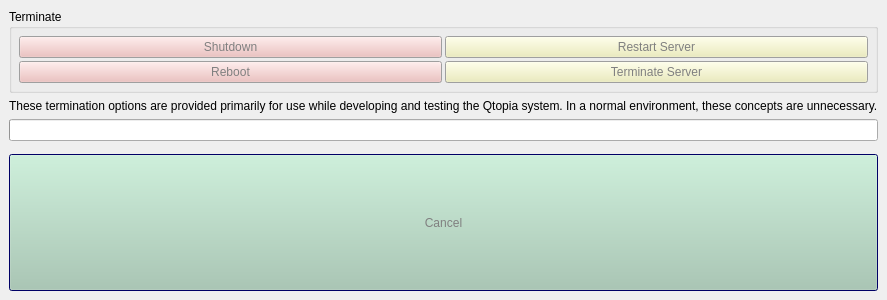
<ui version="4.0" >
 <author></author>
 <comment></comment>
 <exportmacro></exportmacro>
 <class>ShutdownDialog</class>
 <widget class="QWidget" name="ShutdownDialog" >
  <property name="objectName" >
   <string notr="true" >ShutdownDialog</string>
  </property>
  <property name="geometry" >
   <rect>
    <x>0</x>
    <y>0</y>
    <width>400</width>
    <height>300</height>
   </rect>
  </property>
  <layout class="QVBoxLayout" >
   <property name="objectName" >
    <string notr="true" />
   </property>
   <property name="margin" >
    <number>9</number>
   </property>
   <property name="spacing" >
    <number>6</number>
   </property>
   <item>
    <widget class="QGroupBox" name="GroupBox" >
     <property name="objectName" >
      <string notr="true" >GroupBox</string>
     </property>
     <property name="geometry" >
      <rect>
       <x>9</x>
       <y>9</y>
       <width>382</width>
       <height>81</height>
      </rect>
     </property>
     <property name="title" >
      <string>Terminate</string>
     </property>
     <layout class="QGridLayout" >
      <property name="objectName" >
       <string notr="true" />
      </property>
      <property name="margin" >
       <number>7</number>
      </property>
      <property name="spacing" >
       <number>3</number>
      </property>
      <item row="1" column="1" >
       <widget class="QPushButton" name="quit" >
        <property name="objectName" >
         <string notr="true" >quit</string>
        </property>
        <property name="geometry" >
         <rect>
          <x>193</x>
          <y>47</y>
          <width>180</width>
          <height>25</height>
         </rect>
        </property>
        <property name="sizePolicy" >
         <sizepolicy>
          <hsizetype>3</hsizetype>
          <vsizetype>0</vsizetype>
          <horstretch>0</horstretch>
          <verstretch>0</verstretch>
         </sizepolicy>
        </property>
        <property name="palette" >
         <palette>
          <active>
           <color>
            <red>128</red>
            <green>128</green>
            <blue>128</blue>
           </color>
           <color>
            <red>236</red>
            <green>236</green>
            <blue>179</blue>
           </color>
           <color>
            <red>255</red>
            <green>255</green>
            <blue>255</blue>
           </color>
           <color>
            <red>255</red>
            <green>255</green>
            <blue>209</blue>
           </color>
           <color>
            <red>118</red>
            <green>118</green>
            <blue>89</blue>
           </color>
           <color>
            <red>157</red>
            <green>157</green>
            <blue>119</blue>
           </color>
           <color>
            <red>128</red>
            <green>128</green>
            <blue>128</blue>
           </color>
           <color>
            <red>255</red>
            <green>255</green>
            <blue>255</blue>
           </color>
           <color>
            <red>128</red>
            <green>128</green>
            <blue>128</blue>
           </color>
           <color>
            <red>255</red>
            <green>255</green>
            <blue>255</blue>
           </color>
           <color>
            <red>222</red>
            <green>222</green>
            <blue>222</blue>
           </color>
           <color>
            <red>0</red>
            <green>0</green>
            <blue>0</blue>
           </color>
           <color>
            <red>0</red>
            <green>0</green>
            <blue>128</blue>
           </color>
           <color>
            <red>255</red>
            <green>255</green>
            <blue>255</blue>
           </color>
           <color>
            <red>0</red>
            <green>0</green>
            <blue>255</blue>
           </color>
           <color>
            <red>255</red>
            <green>0</green>
            <blue>255</blue>
           </color>
          </active>
          <inactive>
           <color>
            <red>128</red>
            <green>128</green>
            <blue>128</blue>
           </color>
           <color>
            <red>236</red>
            <green>236</green>
            <blue>179</blue>
           </color>
           <color>
            <red>255</red>
            <green>255</green>
            <blue>255</blue>
           </color>
           <color>
            <red>255</red>
            <green>255</green>
            <blue>209</blue>
           </color>
           <color>
            <red>118</red>
            <green>118</green>
            <blue>89</blue>
           </color>
           <color>
            <red>157</red>
            <green>157</green>
            <blue>119</blue>
           </color>
           <color>
            <red>128</red>
            <green>128</green>
            <blue>128</blue>
           </color>
           <color>
            <red>255</red>
            <green>255</green>
            <blue>255</blue>
           </color>
           <color>
            <red>128</red>
            <green>128</green>
            <blue>128</blue>
           </color>
           <color>
            <red>255</red>
            <green>255</green>
            <blue>255</blue>
           </color>
           <color>
            <red>222</red>
            <green>222</green>
            <blue>222</blue>
           </color>
           <color>
            <red>0</red>
            <green>0</green>
            <blue>0</blue>
           </color>
           <color>
            <red>0</red>
            <green>0</green>
            <blue>128</blue>
           </color>
           <color>
            <red>255</red>
            <green>255</green>
            <blue>255</blue>
           </color>
           <color>
            <red>0</red>
            <green>0</green>
            <blue>255</blue>
           </color>
           <color>
            <red>255</red>
            <green>0</green>
            <blue>255</blue>
           </color>
          </inactive>
          <disabled>
           <color>
            <red>128</red>
            <green>128</green>
            <blue>128</blue>
           </color>
           <color>
            <red>236</red>
            <green>236</green>
            <blue>179</blue>
           </color>
           <color>
            <red>255</red>
            <green>255</green>
            <blue>255</blue>
           </color>
           <color>
            <red>255</red>
            <green>255</green>
            <blue>209</blue>
           </color>
           <color>
            <red>118</red>
            <green>118</green>
            <blue>89</blue>
           </color>
           <color>
            <red>157</red>
            <green>157</green>
            <blue>119</blue>
           </color>
           <color>
            <red>128</red>
            <green>128</green>
            <blue>128</blue>
           </color>
           <color>
            <red>255</red>
            <green>255</green>
            <blue>255</blue>
           </color>
           <color>
            <red>128</red>
            <green>128</green>
            <blue>128</blue>
           </color>
           <color>
            <red>255</red>
            <green>255</green>
            <blue>255</blue>
           </color>
           <color>
            <red>222</red>
            <green>222</green>
            <blue>222</blue>
           </color>
           <color>
            <red>0</red>
            <green>0</green>
            <blue>0</blue>
           </color>
           <color>
            <red>0</red>
            <green>0</green>
            <blue>128</blue>
           </color>
           <color>
            <red>255</red>
            <green>255</green>
            <blue>255</blue>
           </color>
           <color>
            <red>0</red>
            <green>0</green>
            <blue>255</blue>
           </color>
           <color>
            <red>255</red>
            <green>0</green>
            <blue>255</blue>
           </color>
          </disabled>
         </palette>
        </property>
        <property name="text" >
         <string>Terminate Server</string>
        </property>
       </widget>
      </item>
      <item row="1" column="0" >
       <widget class="QPushButton" name="reboot" >
        <property name="objectName" >
         <string notr="true" >reboot</string>
        </property>
        <property name="geometry" >
         <rect>
          <x>9</x>
          <y>47</y>
          <width>181</width>
          <height>25</height>
         </rect>
        </property>
        <property name="sizePolicy" >
         <sizepolicy>
          <hsizetype>3</hsizetype>
          <vsizetype>0</vsizetype>
          <horstretch>0</horstretch>
          <verstretch>0</verstretch>
         </sizepolicy>
        </property>
        <property name="palette" >
         <palette>
          <active>
           <color>
            <red>128</red>
            <green>128</green>
            <blue>128</blue>
           </color>
           <color>
            <red>236</red>
            <green>183</green>
            <blue>181</blue>
           </color>
           <color>
            <red>255</red>
            <green>255</green>
            <blue>255</blue>
           </color>
           <color>
            <red>255</red>
            <green>213</green>
            <blue>212</blue>
           </color>
           <color>
            <red>118</red>
            <green>92</green>
            <blue>91</blue>
           </color>
           <color>
            <red>157</red>
            <green>122</green>
            <blue>121</blue>
           </color>
           <color>
            <red>128</red>
            <green>128</green>
            <blue>128</blue>
           </color>
           <color>
            <red>255</red>
            <green>255</green>
            <blue>255</blue>
           </color>
           <color>
            <red>128</red>
            <green>128</green>
            <blue>128</blue>
           </color>
           <color>
            <red>255</red>
            <green>255</green>
            <blue>255</blue>
           </color>
           <color>
            <red>222</red>
            <green>222</green>
            <blue>222</blue>
           </color>
           <color>
            <red>0</red>
            <green>0</green>
            <blue>0</blue>
           </color>
           <color>
            <red>0</red>
            <green>0</green>
            <blue>128</blue>
           </color>
           <color>
            <red>255</red>
            <green>255</green>
            <blue>255</blue>
           </color>
           <color>
            <red>0</red>
            <green>0</green>
            <blue>255</blue>
           </color>
           <color>
            <red>255</red>
            <green>0</green>
            <blue>255</blue>
           </color>
          </active>
          <inactive>
           <color>
            <red>128</red>
            <green>128</green>
            <blue>128</blue>
           </color>
           <color>
            <red>236</red>
            <green>183</green>
            <blue>181</blue>
           </color>
           <color>
            <red>255</red>
            <green>255</green>
            <blue>255</blue>
           </color>
           <color>
            <red>255</red>
            <green>213</green>
            <blue>212</blue>
           </color>
           <color>
            <red>118</red>
            <green>92</green>
            <blue>91</blue>
           </color>
           <color>
            <red>157</red>
            <green>122</green>
            <blue>121</blue>
           </color>
           <color>
            <red>128</red>
            <green>128</green>
            <blue>128</blue>
           </color>
           <color>
            <red>255</red>
            <green>255</green>
            <blue>255</blue>
           </color>
           <color>
            <red>128</red>
            <green>128</green>
            <blue>128</blue>
           </color>
           <color>
            <red>255</red>
            <green>255</green>
            <blue>255</blue>
           </color>
           <color>
            <red>222</red>
            <green>222</green>
            <blue>222</blue>
           </color>
           <color>
            <red>0</red>
            <green>0</green>
            <blue>0</blue>
           </color>
           <color>
            <red>0</red>
            <green>0</green>
            <blue>128</blue>
           </color>
           <color>
            <red>255</red>
            <green>255</green>
            <blue>255</blue>
           </color>
           <color>
            <red>0</red>
            <green>0</green>
            <blue>255</blue>
           </color>
           <color>
            <red>255</red>
            <green>0</green>
            <blue>255</blue>
           </color>
          </inactive>
          <disabled>
           <color>
            <red>128</red>
            <green>128</green>
            <blue>128</blue>
           </color>
           <color>
            <red>236</red>
            <green>183</green>
            <blue>181</blue>
           </color>
           <color>
            <red>255</red>
            <green>255</green>
            <blue>255</blue>
           </color>
           <color>
            <red>255</red>
            <green>213</green>
            <blue>212</blue>
           </color>
           <color>
            <red>118</red>
            <green>92</green>
            <blue>91</blue>
           </color>
           <color>
            <red>157</red>
            <green>122</green>
            <blue>121</blue>
           </color>
           <color>
            <red>128</red>
            <green>128</green>
            <blue>128</blue>
           </color>
           <color>
            <red>255</red>
            <green>255</green>
            <blue>255</blue>
           </color>
           <color>
            <red>128</red>
            <green>128</green>
            <blue>128</blue>
           </color>
           <color>
            <red>255</red>
            <green>255</green>
            <blue>255</blue>
           </color>
           <color>
            <red>222</red>
            <green>222</green>
            <blue>222</blue>
           </color>
           <color>
            <red>0</red>
            <green>0</green>
            <blue>0</blue>
           </color>
           <color>
            <red>0</red>
            <green>0</green>
            <blue>128</blue>
           </color>
           <color>
            <red>255</red>
            <green>255</green>
            <blue>255</blue>
           </color>
           <color>
            <red>0</red>
            <green>0</green>
            <blue>255</blue>
           </color>
           <color>
            <red>255</red>
            <green>0</green>
            <blue>255</blue>
           </color>
          </disabled>
         </palette>
        </property>
        <property name="text" >
         <string>Reboot</string>
        </property>
       </widget>
      </item>
      <item row="0" column="1" >
       <widget class="QPushButton" name="restart" >
        <property name="objectName" >
         <string notr="true" >restart</string>
        </property>
        <property name="geometry" >
         <rect>
          <x>193</x>
          <y>19</y>
          <width>180</width>
          <height>25</height>
         </rect>
        </property>
        <property name="palette" >
         <palette>
          <active>
           <color>
            <red>128</red>
            <green>128</green>
            <blue>128</blue>
           </color>
           <color>
            <red>236</red>
            <green>236</green>
            <blue>179</blue>
           </color>
           <color>
            <red>255</red>
            <green>255</green>
            <blue>255</blue>
           </color>
           <color>
            <red>255</red>
            <green>255</green>
            <blue>209</blue>
           </color>
           <color>
            <red>118</red>
            <green>118</green>
            <blue>89</blue>
           </color>
           <color>
            <red>157</red>
            <green>157</green>
            <blue>119</blue>
           </color>
           <color>
            <red>128</red>
            <green>128</green>
            <blue>128</blue>
           </color>
           <color>
            <red>255</red>
            <green>255</green>
            <blue>255</blue>
           </color>
           <color>
            <red>128</red>
            <green>128</green>
            <blue>128</blue>
           </color>
           <color>
            <red>255</red>
            <green>255</green>
            <blue>255</blue>
           </color>
           <color>
            <red>222</red>
            <green>222</green>
            <blue>222</blue>
           </color>
           <color>
            <red>0</red>
            <green>0</green>
            <blue>0</blue>
           </color>
           <color>
            <red>0</red>
            <green>0</green>
            <blue>128</blue>
           </color>
           <color>
            <red>255</red>
            <green>255</green>
            <blue>255</blue>
           </color>
           <color>
            <red>0</red>
            <green>0</green>
            <blue>255</blue>
           </color>
           <color>
            <red>255</red>
            <green>0</green>
            <blue>255</blue>
           </color>
          </active>
          <inactive>
           <color>
            <red>128</red>
            <green>128</green>
            <blue>128</blue>
           </color>
           <color>
            <red>236</red>
            <green>236</green>
            <blue>179</blue>
           </color>
           <color>
            <red>255</red>
            <green>255</green>
            <blue>255</blue>
           </color>
           <color>
            <red>255</red>
            <green>255</green>
            <blue>209</blue>
           </color>
           <color>
            <red>118</red>
            <green>118</green>
            <blue>89</blue>
           </color>
           <color>
            <red>157</red>
            <green>157</green>
            <blue>119</blue>
           </color>
           <color>
            <red>128</red>
            <green>128</green>
            <blue>128</blue>
           </color>
           <color>
            <red>255</red>
            <green>255</green>
            <blue>255</blue>
           </color>
           <color>
            <red>128</red>
            <green>128</green>
            <blue>128</blue>
           </color>
           <color>
            <red>255</red>
            <green>255</green>
            <blue>255</blue>
           </color>
           <color>
            <red>222</red>
            <green>222</green>
            <blue>222</blue>
           </color>
           <color>
            <red>0</red>
            <green>0</green>
            <blue>0</blue>
           </color>
           <color>
            <red>0</red>
            <green>0</green>
            <blue>128</blue>
           </color>
           <color>
            <red>255</red>
            <green>255</green>
            <blue>255</blue>
           </color>
           <color>
            <red>0</red>
            <green>0</green>
            <blue>255</blue>
           </color>
           <color>
            <red>255</red>
            <green>0</green>
            <blue>255</blue>
           </color>
          </inactive>
          <disabled>
           <color>
            <red>128</red>
            <green>128</green>
            <blue>128</blue>
           </color>
           <color>
            <red>236</red>
            <green>236</green>
            <blue>179</blue>
           </color>
           <color>
            <red>255</red>
            <green>255</green>
            <blue>255</blue>
           </color>
           <color>
            <red>255</red>
            <green>255</green>
            <blue>209</blue>
           </color>
           <color>
            <red>118</red>
            <green>118</green>
            <blue>89</blue>
           </color>
           <color>
            <red>157</red>
            <green>157</green>
            <blue>119</blue>
           </color>
           <color>
            <red>128</red>
            <green>128</green>
            <blue>128</blue>
           </color>
           <color>
            <red>255</red>
            <green>255</green>
            <blue>255</blue>
           </color>
           <color>
            <red>128</red>
            <green>128</green>
            <blue>128</blue>
           </color>
           <color>
            <red>255</red>
            <green>255</green>
            <blue>255</blue>
           </color>
           <color>
            <red>222</red>
            <green>222</green>
            <blue>222</blue>
           </color>
           <color>
            <red>0</red>
            <green>0</green>
            <blue>0</blue>
           </color>
           <color>
            <red>0</red>
            <green>0</green>
            <blue>128</blue>
           </color>
           <color>
            <red>255</red>
            <green>255</green>
            <blue>255</blue>
           </color>
           <color>
            <red>0</red>
            <green>0</green>
            <blue>255</blue>
           </color>
           <color>
            <red>255</red>
            <green>0</green>
            <blue>255</blue>
           </color>
          </disabled>
         </palette>
        </property>
        <property name="text" >
         <string>Restart Server</string>
        </property>
       </widget>
      </item>
      <item row="0" column="0" >
       <widget class="QPushButton" name="shut" >
        <property name="objectName" >
         <string notr="true" >shut</string>
        </property>
        <property name="geometry" >
         <rect>
          <x>9</x>
          <y>19</y>
          <width>181</width>
          <height>25</height>
         </rect>
        </property>
        <property name="palette" >
         <palette>
          <active>
           <color>
            <red>128</red>
            <green>128</green>
            <blue>128</blue>
           </color>
           <color>
            <red>236</red>
            <green>183</green>
            <blue>181</blue>
           </color>
           <color>
            <red>255</red>
            <green>255</green>
            <blue>255</blue>
           </color>
           <color>
            <red>255</red>
            <green>213</green>
            <blue>212</blue>
           </color>
           <color>
            <red>118</red>
            <green>92</green>
            <blue>91</blue>
           </color>
           <color>
            <red>157</red>
            <green>122</green>
            <blue>121</blue>
           </color>
           <color>
            <red>128</red>
            <green>128</green>
            <blue>128</blue>
           </color>
           <color>
            <red>255</red>
            <green>255</green>
            <blue>255</blue>
           </color>
           <color>
            <red>128</red>
            <green>128</green>
            <blue>128</blue>
           </color>
           <color>
            <red>255</red>
            <green>255</green>
            <blue>255</blue>
           </color>
           <color>
            <red>222</red>
            <green>222</green>
            <blue>222</blue>
           </color>
           <color>
            <red>0</red>
            <green>0</green>
            <blue>0</blue>
           </color>
           <color>
            <red>0</red>
            <green>0</green>
            <blue>128</blue>
           </color>
           <color>
            <red>255</red>
            <green>255</green>
            <blue>255</blue>
           </color>
           <color>
            <red>0</red>
            <green>0</green>
            <blue>255</blue>
           </color>
           <color>
            <red>255</red>
            <green>0</green>
            <blue>255</blue>
           </color>
          </active>
          <inactive>
           <color>
            <red>128</red>
            <green>128</green>
            <blue>128</blue>
           </color>
           <color>
            <red>236</red>
            <green>183</green>
            <blue>181</blue>
           </color>
           <color>
            <red>255</red>
            <green>255</green>
            <blue>255</blue>
           </color>
           <color>
            <red>255</red>
            <green>213</green>
            <blue>212</blue>
           </color>
           <color>
            <red>118</red>
            <green>92</green>
            <blue>91</blue>
           </color>
           <color>
            <red>157</red>
            <green>122</green>
            <blue>121</blue>
           </color>
           <color>
            <red>128</red>
            <green>128</green>
            <blue>128</blue>
           </color>
           <color>
            <red>255</red>
            <green>255</green>
            <blue>255</blue>
           </color>
           <color>
            <red>128</red>
            <green>128</green>
            <blue>128</blue>
           </color>
           <color>
            <red>255</red>
            <green>255</green>
            <blue>255</blue>
           </color>
           <color>
            <red>222</red>
            <green>222</green>
            <blue>222</blue>
           </color>
           <color>
            <red>0</red>
            <green>0</green>
            <blue>0</blue>
           </color>
           <color>
            <red>0</red>
            <green>0</green>
            <blue>128</blue>
           </color>
           <color>
            <red>255</red>
            <green>255</green>
            <blue>255</blue>
           </color>
           <color>
            <red>0</red>
            <green>0</green>
            <blue>255</blue>
           </color>
           <color>
            <red>255</red>
            <green>0</green>
            <blue>255</blue>
           </color>
          </inactive>
          <disabled>
           <color>
            <red>128</red>
            <green>128</green>
            <blue>128</blue>
           </color>
           <color>
            <red>236</red>
            <green>183</green>
            <blue>181</blue>
           </color>
           <color>
            <red>255</red>
            <green>255</green>
            <blue>255</blue>
           </color>
           <color>
            <red>255</red>
            <green>213</green>
            <blue>212</blue>
           </color>
           <color>
            <red>118</red>
            <green>92</green>
            <blue>91</blue>
           </color>
           <color>
            <red>157</red>
            <green>122</green>
            <blue>121</blue>
           </color>
           <color>
            <red>128</red>
            <green>128</green>
            <blue>128</blue>
           </color>
           <color>
            <red>255</red>
            <green>255</green>
            <blue>255</blue>
           </color>
           <color>
            <red>128</red>
            <green>128</green>
            <blue>128</blue>
           </color>
           <color>
            <red>255</red>
            <green>255</green>
            <blue>255</blue>
           </color>
           <color>
            <red>222</red>
            <green>222</green>
            <blue>222</blue>
           </color>
           <color>
            <red>0</red>
            <green>0</green>
            <blue>0</blue>
           </color>
           <color>
            <red>0</red>
            <green>0</green>
            <blue>128</blue>
           </color>
           <color>
            <red>255</red>
            <green>255</green>
            <blue>255</blue>
           </color>
           <color>
            <red>0</red>
            <green>0</green>
            <blue>255</blue>
           </color>
           <color>
            <red>255</red>
            <green>0</green>
            <blue>255</blue>
           </color>
          </disabled>
         </palette>
        </property>
        <property name="text" >
         <string>Shutdown</string>
        </property>
       </widget>
      </item>
     </layout>
    </widget>
   </item>
   <item>
    <widget class="QLabel" name="info" >
     <property name="objectName" >
      <string notr="true" >info</string>
     </property>
     <property name="geometry" >
      <rect>
       <x>9</x>
       <y>96</y>
       <width>382</width>
       <height>40</height>
      </rect>
     </property>
     <property name="text" >
      <string>&lt;p>
These termination options are provided primarily for use while developing and testing the Qtopia system. In a normal environment, these concepts are unnecessary.</string>
     </property>
    </widget>
   </item>
   <item>
    <widget class="QProgressBar" name="progressBar" >
     <property name="objectName" >
      <string notr="true" >progressBar</string>
     </property>
     <property name="geometry" >
      <rect>
       <x>9</x>
       <y>142</y>
       <width>382</width>
       <height>24</height>
      </rect>
     </property>
     <property name="maximum" >
      <number>20</number>
     </property>
     <property name="value" >
      <number>-1</number>
     </property>
    </widget>
   </item>
   <item>
    <spacer>
     <property name="objectName" >
      <string notr="true" />
     </property>
     <property name="geometry" >
      <rect>
       <x>9</x>
       <y>172</y>
       <width>382</width>
       <height>57</height>
      </rect>
     </property>
     <property name="orientation" >
      <enum>Qt::Vertical</enum>
     </property>
    </spacer>
   </item>
   <item>
    <widget class="QPushButton" name="cancel" >
     <property name="objectName" >
      <string notr="true" >cancel</string>
     </property>
     <property name="geometry" >
      <rect>
       <x>9</x>
       <y>235</y>
       <width>382</width>
       <height>56</height>
      </rect>
     </property>
     <property name="sizePolicy" >
      <sizepolicy>
       <hsizetype>1</hsizetype>
       <vsizetype>7</vsizetype>
       <horstretch>0</horstretch>
       <verstretch>0</verstretch>
      </sizepolicy>
     </property>
     <property name="palette" >
      <palette>
       <active>
        <color>
         <red>128</red>
         <green>128</green>
         <blue>128</blue>
        </color>
        <color>
         <red>181</red>
         <green>222</green>
         <blue>178</blue>
        </color>
        <color>
         <red>255</red>
         <green>255</green>
         <blue>255</blue>
        </color>
        <color>
         <red>207</red>
         <green>255</green>
         <blue>204</blue>
        </color>
        <color>
         <red>90</red>
         <green>111</green>
         <blue>89</blue>
        </color>
        <color>
         <red>120</red>
         <green>148</green>
         <blue>118</blue>
        </color>
        <color>
         <red>128</red>
         <green>128</green>
         <blue>128</blue>
        </color>
        <color>
         <red>255</red>
         <green>255</green>
         <blue>255</blue>
        </color>
        <color>
         <red>128</red>
         <green>128</green>
         <blue>128</blue>
        </color>
        <color>
         <red>255</red>
         <green>255</green>
         <blue>255</blue>
        </color>
        <color>
         <red>174</red>
         <green>222</green>
         <blue>158</blue>
        </color>
        <color>
         <red>0</red>
         <green>0</green>
         <blue>0</blue>
        </color>
        <color>
         <red>0</red>
         <green>0</green>
         <blue>128</blue>
        </color>
        <color>
         <red>255</red>
         <green>255</green>
         <blue>255</blue>
        </color>
        <color>
         <red>0</red>
         <green>0</green>
         <blue>255</blue>
        </color>
        <color>
         <red>255</red>
         <green>0</green>
         <blue>255</blue>
        </color>
       </active>
       <inactive>
        <color>
         <red>128</red>
         <green>128</green>
         <blue>128</blue>
        </color>
        <color>
         <red>181</red>
         <green>222</green>
         <blue>178</blue>
        </color>
        <color>
         <red>255</red>
         <green>255</green>
         <blue>255</blue>
        </color>
        <color>
         <red>207</red>
         <green>255</green>
         <blue>204</blue>
        </color>
        <color>
         <red>90</red>
         <green>111</green>
         <blue>89</blue>
        </color>
        <color>
         <red>120</red>
         <green>148</green>
         <blue>118</blue>
        </color>
        <color>
         <red>128</red>
         <green>128</green>
         <blue>128</blue>
        </color>
        <color>
         <red>255</red>
         <green>255</green>
         <blue>255</blue>
        </color>
        <color>
         <red>128</red>
         <green>128</green>
         <blue>128</blue>
        </color>
        <color>
         <red>255</red>
         <green>255</green>
         <blue>255</blue>
        </color>
        <color>
         <red>174</red>
         <green>222</green>
         <blue>158</blue>
        </color>
        <color>
         <red>0</red>
         <green>0</green>
         <blue>0</blue>
        </color>
        <color>
         <red>0</red>
         <green>0</green>
         <blue>128</blue>
        </color>
        <color>
         <red>255</red>
         <green>255</green>
         <blue>255</blue>
        </color>
        <color>
         <red>0</red>
         <green>0</green>
         <blue>255</blue>
        </color>
        <color>
         <red>255</red>
         <green>0</green>
         <blue>255</blue>
        </color>
       </inactive>
       <disabled>
        <color>
         <red>128</red>
         <green>128</green>
         <blue>128</blue>
        </color>
        <color>
         <red>181</red>
         <green>222</green>
         <blue>178</blue>
        </color>
        <color>
         <red>255</red>
         <green>255</green>
         <blue>255</blue>
        </color>
        <color>
         <red>207</red>
         <green>255</green>
         <blue>204</blue>
        </color>
        <color>
         <red>90</red>
         <green>111</green>
         <blue>89</blue>
        </color>
        <color>
         <red>120</red>
         <green>148</green>
         <blue>118</blue>
        </color>
        <color>
         <red>128</red>
         <green>128</green>
         <blue>128</blue>
        </color>
        <color>
         <red>255</red>
         <green>255</green>
         <blue>255</blue>
        </color>
        <color>
         <red>128</red>
         <green>128</green>
         <blue>128</blue>
        </color>
        <color>
         <red>255</red>
         <green>255</green>
         <blue>255</blue>
        </color>
        <color>
         <red>174</red>
         <green>222</green>
         <blue>158</blue>
        </color>
        <color>
         <red>0</red>
         <green>0</green>
         <blue>0</blue>
        </color>
        <color>
         <red>0</red>
         <green>0</green>
         <blue>128</blue>
        </color>
        <color>
         <red>255</red>
         <green>255</green>
         <blue>255</blue>
        </color>
        <color>
         <red>0</red>
         <green>0</green>
         <blue>255</blue>
        </color>
        <color>
         <red>255</red>
         <green>0</green>
         <blue>255</blue>
        </color>
       </disabled>
      </palette>
     </property>
     <property name="text" >
      <string>Cancel</string>
     </property>
     <property name="default" >
      <bool>true</bool>
     </property>
    </widget>
   </item>
  </layout>
 </widget>
 <pixmapfunction></pixmapfunction>
 <connections/>
</ui>
